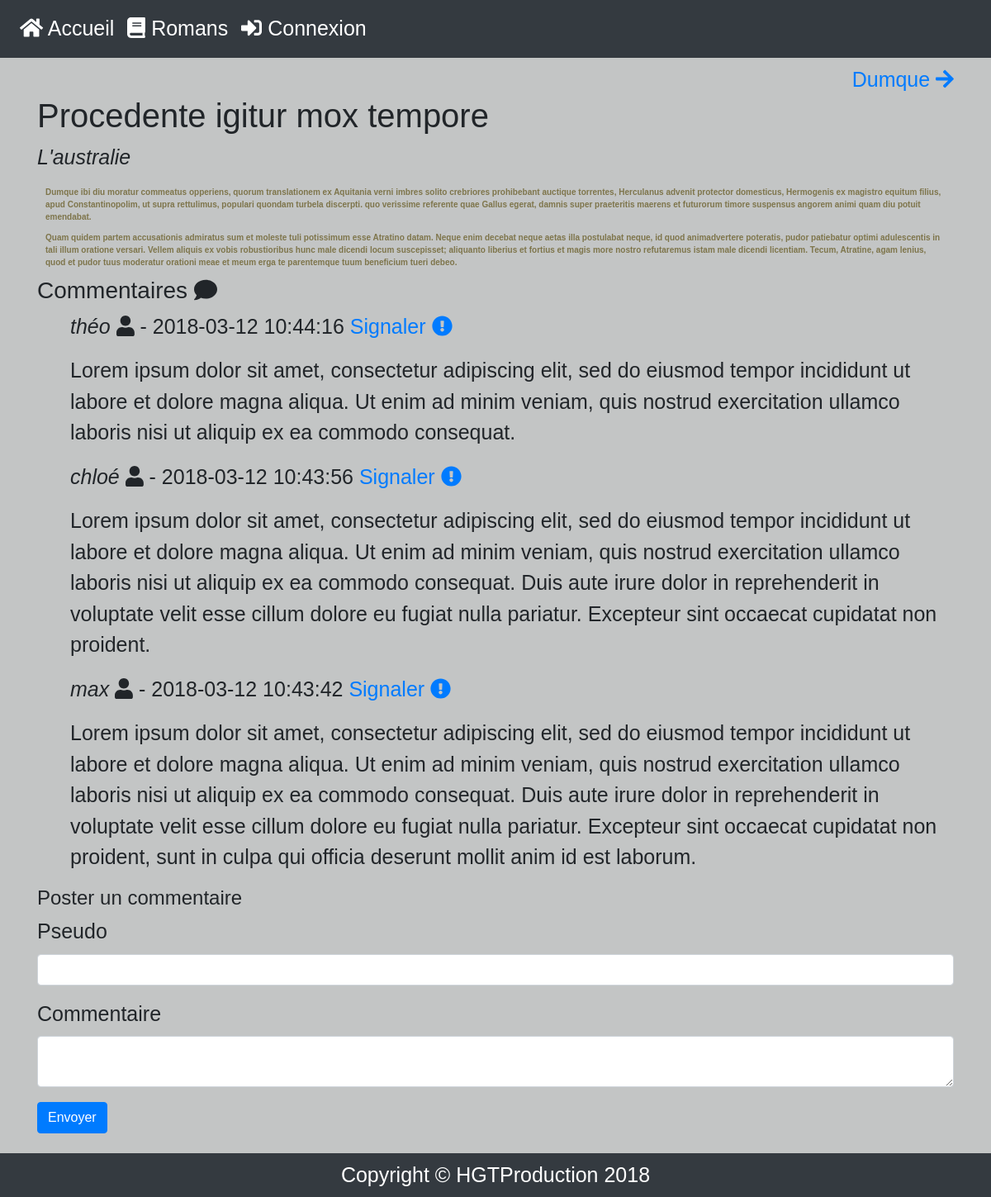
The app's page /index.php?p=posts.show&id=1 with its own data.
### tables this page shows
CREATE TABLE IF NOT EXISTS `posts` (
  `id` int(11) NOT NULL AUTO_INCREMENT,
  `title` varchar(255) NOT NULL,
  `content` text NOT NULL,
  `date` datetime NOT NULL,
  `category_id` int(11) NOT NULL,
  PRIMARY KEY (`id`),
  KEY `category_id` (`category_id`)
);

CREATE TABLE IF NOT EXISTS `categories` (
  `id` int(11) NOT NULL AUTO_INCREMENT,
  `title` varchar(255) NOT NULL,
  `date` datetime NOT NULL,
  PRIMARY KEY (`id`)
);

CREATE TABLE IF NOT EXISTS `comments` (
  `id` int(11) NOT NULL AUTO_INCREMENT,
  `pseudo` varchar(255) NOT NULL,
  `content` text NOT NULL,
  `date` datetime NOT NULL,
  `post_id` int(11) NOT NULL,
  `signal_count` int(11) DEFAULT NULL,
  PRIMARY KEY (`id`),
  KEY `post_id` (`post_id`)
);

### core/Controller/Controller.php (called while the page is built, shortened)
<?php
class Controller
{
    protected $viewPath;
    protected $template;
    protected function render($view, $variables = [])
    {
        extract($variables);
        require($this->viewPath . str_replace('.', '/', $view) . '.php');
        $content = ob_get_clean();
        require($this->viewPath . 'templates/' . $this->template . '.php');
    }
}

### public/index.php (called while the page is built, shortened)
<?php
if (isset($_GET['p'])) {
    $page = $_GET['p'];
} else {
    $page = 'posts.index';
}
$page = explode('.', $page);
if ($page[0] == 'admin') {
    $controller = '\App\Controller\Admin\\' . ucfirst($page[1]) . 'Controller';
    $action = $page[2];
} else {
    $action = $page[1];
}
$controller = new $controller();
$controller->$action();

### core/Table/Table.php (called while the page is built, shortened)
<?php
class Table
{
    protected $db;
    public function __construct(Database $db)
    {
        $this->db = $db;
    }
    public function query($statement, $attributes = null, $one = false)
    {
        if ($attributes) {
            return $this->db->prepare($statement, $attributes, str_replace('Table', 'Entity', get_class($this)), $one);
        } else {
            return $this->db->query($statement, str_replace('Table', 'Entity', get_class($this)), $one);
        }
    }
}

### core/Database/MysqlDatabase.php (called while the page is built, shortened)
<?php
class MysqlDatabase extends Database
{
    private $pdo;
    private function getPDO()
    {
        if ($this->pdo === null) {
            $pdo = new PDO('mysql:host=localhost;dbname=blog;charset=utf8', 'root', '');
            $pdo->setAttribute(PDO::ATTR_ERRMODE, PDO::ERRMODE_EXCEPTION);
            $this->pdo = $pdo;
        }
        return $this->pdo;
    }
    public function prepare($statement, $attributes, $class_name = null, $one = false)
    {
        $req = $this->getPDO()->prepare($statement);
        $res = $req->execute($attributes);
        if ($class_name === null) {
            $req->setFetchMode(PDO::FETCH_OBJ);
        } else {
            $req->setFetchMode(PDO::FETCH_CLASS, $class_name);
        }
        if ($one) {
            $datas = $req->fetch();
        } else {
            $datas = $req->fetchAll();
        }
        return $datas;
    }
}

### app/Model/Table/PostTable.php (called while the page is built, shortened)
<?php
class PostTable extends AppTable
{
    protected $table = 'posts';
    public function findWithCategory($id)
    {
        return $this->query("SELECT posts.id, posts.title, posts.content, posts.date, categories.title as category FROM " . $this->table . " LEFT JOIN categories ON category_id = categories.id WHERE posts.id = ?", [$id], true);
    }
    public function previous($id)
    {
        return $this->query("SELECT id, title FROM " . $this->table . " WHERE id = (SELECT max(id) FROM posts WHERE id < ?)", [$id], true);
    }
    public function next($id)
    {
        return $this->query("SELECT id, title FROM " . $this->table . " WHERE id = (SELECT min(id) FROM posts WHERE id > ?)", [$id], true);
    }
}

### app/Autoloader.php (called while the page is built, shortened)
<?php
class Autoloader
{
    static function autoload($class)
    {
        if (strpos($class, __NAMESPACE__ .  '\\') === 0) {
            $class = str_replace(__NAMESPACE__ . '\\','', $class);
            $class = str_replace('\\','/', $class);
            $classPath = __DIR__ . '/' . $class . '.php';
        }
    }
}

### core/Autoloader.php (called while the page is built, shortened)
<?php
class Autoloader
{
    static function autoload($class)
    {
        if (strpos($class, __NAMESPACE__ .  '\\') === 0) {
            $class = str_replace(__NAMESPACE__ . '\\','', $class);
            $class = str_replace('\\','/', $class);
            $classPath = __DIR__ . '/' . $class . '.php';
        }
    }
}

### app/Model/Table/CommentTable.php (called while the page is built, shortened)
<?php
class CommentTable extends AppTable
{
    protected $table = 'comments';
    public function lastByComments($id)
    {
        return $this->query("SELECT id, pseudo, content, date, post_id  FROM " . $this->table . " WHERE post_id = ? ORDER BY date DESC", [$id]);
    }
}

### core/HTML/Form.php (called while the page is built, shortened)
<?php
class Form
{
    protected $data;
    public function __construct($data = array())
    {
        $this->data = $data;
    }
    protected function getValue($index)
    {
        return isset($this->data[$index]) ? $this->data[$index] : null;
    }
}

### app/Views/posts/show.php (the view, shortened to what this page needs)
<div class="container mt-4">
    <div class="links-nav">
        <?php
        if (!isset($previous) && !isset($next)) {
        } else {
            if (!isset($previous)) {
            $links = '<div class="flex navPost justify-end"><div class="flex nextPost"><a href="?p=posts.show&id=' . htmlspecialchars($next->id) . '">' . htmlspecialchars($next->title) . ' <i class="fas fa-arrow-right"></i></a></div></div>';
          } elseif (!isset($next)) {
              $links = '<div class="flex navPost justify-space-between"><div class="flex prevPost"><a href="?p=posts.show&id=' . htmlspecialchars($previous->id) . '"><i class="fas fa-arrow-left"></i> ' . htmlspecialchars($previous->title) . '</a></div></div>';
        }
        echo $links;
      }
        ?>
    </div>
    <h1><?= htmlspecialchars($article->title); ?></h1>
    <p><em><?= htmlspecialchars($article->category); ?></em></p>
    <div class="chapitre"><?= $article->content; ?></div>
    <h3>Commentaires <i class="fas fa-comment"></i></h3>
    <ul>
    <?php foreach($comments as $comment): ?>
        <li>
            <p><em><?= htmlspecialchars($comment->pseudo); ?></em> <i class="fas fa-user"></i> - <?= htmlspecialchars($comment->date); ?>
            <?php
            if (isset($_SESSION['report'])) {
                if (count($_SESSION['report']) < 3) {
                    if (!in_array($comment->id, $_SESSION['report'])) {
                        echo '<span class="report"><a href="?p=posts.reportComment&id=' . htmlspecialchars($comment->id) . '&post_id=' . htmlspecialchars($article->id) . '">Signaler <i class="fas fa-exclamation-circle"></i></a></span></p>';
                    } else {
                    }
                } else {
                }
            } else {
                echo '<span class="report"><a href="?p=posts.reportComment&id=' . htmlspecialchars($comment->id) . '&post_id=' . htmlspecialchars($article->id) . '">Signaler <i class="fas fa-exclamation-circle"></i></a></span></p>';
            }
             ?>
            <p><?= htmlspecialchars($comment->content); ?></p>
        </li>
    <?php endforeach; ?>
    </ul>
    <h4>Poster un commentaire</h4>
    <form action="?p=posts.addComment&id=<?= htmlspecialchars($article->id); ?>" method="post">
        <?= $form->input('pseudo', 'Pseudo'); ?>
        <?= $form->input('content', 'Commentaire', ['type' => 'textarea']); ?>
        <button class="btn btn-primary">Envoyer</button>
    </form>
</div>

### core/HTML/BootstrapForm.php (shortened to what this page needs)
<?php
class BootstrapForm extends Form
{
    protected function surround($html)
    {
        return "<div class=\"form-group\">{$html}</div>";
    }
    public function input($name, $label, $options = [])
    {
        $type = isset($options['type']) ? $options['type'] : 'text';
        if ($type === 'textarea') {
            if ($label === 'Commentaire') {
                if ($this->getValue($name)) {
                    $input = "<textarea  name='" . htmlspecialchars($name) . "' class='form-control'>" . htmlspecialchars($this->getValue($name)) . " </textarea>";
                } else {
                    $input = "<textarea  name='" . htmlspecialchars($name) . "' class='form-control'></textarea>";
                }
            } else {
                if ($this->getValue($name)) {
                    $input = "<textarea  name='" . htmlspecialchars($name) . "' class='form-control tiny-area'>" . htmlspecialchars($this->getValue($name)) . " </textarea>";
                } else {
                    $input = "<textarea  name='" . htmlspecialchars($name) . "' class='form-control tiny-area'></textarea>";
                }
            }
        } else {
            $input = "<input type='" . htmlspecialchars($type) . "' name='" . htmlspecialchars($name) . "' value='" . htmlentities($this->getValue($name), ENT_QUOTES, 'UTF-8') . "'  class='form-control' required>";
        }
        $label = "<label>" . htmlspecialchars($label) . "</label>";
        return $this->surround($label . $input);
    }
}

### app/Controller/PostsController.php (shortened to what this page needs)
<?php
class PostsController extends AppController
{
    public function show()
    {
        $article = $this->Post->findWithCategory($_GET['id']);
        $comments = $this->Comment->lastByComments($_GET['id']);
        $previous = $this->Post->previous($_GET['id']);
        $next = $this->Post->next($_GET['id']);
        $form = new BootstrapForm($_POST);
        if (!$previous && !$next) {
            $this->render('posts.show', compact('article', 'comments', 'form'));
        } elseif (!$previous) {
            $this->render('posts.show', compact('article', 'comments', 'next', 'links', 'form'));
        } elseif (!$next) {
            $this->render('posts.show', compact('article', 'comments', 'previous', 'links', 'form'));
        } else {
            $this->render('posts.show', compact('article', 'comments', 'previous', 'next', 'links', 'form'));
        }
    }
}

### app/Views/templates/default.php (shortened to what this page needs)
<!DOCTYPE html>
<html lang="fr">
  <head>
    <link href="https://maxcdn.bootstrapcdn.com/bootstrap/4.0.0/css/bootstrap.min.css" rel="stylesheet">
    <link rel="stylesheet" href="./css/styles.css">
  </head>
  <body>
    <div id="header-perso">
        <div class="top-header">
          <div class="container">
            <nav class="navbar navbar-expand-lg navbar-dark bg-dark fixed-top">
              <div class="collapse navbar-collapse" id="navbarNavAltMarkup">
                <div class="navbar-nav">
                  <a class="nav-item nav-link" href="index.php"><i class="fas fa-home"></i> Accueil</a>
                  <a class="nav-item nav-link" href="index.php?p=posts.category&id=1"><i class="fas fa-book"></i> Romans</a>
                  <?php
                      if (!isset($_SESSION['auth'])) {
                          echo '<a class="nav-item nav-link custom-link" href="index.php?p=users.login"> <i class="fas fa-sign-in-alt"></i> Connexion</a>';
                      } else {
                          echo '<a class="nav-item nav-link custom-link" href="index.php?p=admin.posts.index"><i class="fas fa-cogs"></i> Admin</a>';
                      }
                   ?>
                </div>
              </div>
            </nav>
          </div>
        </div>
    </div>
    <div class="starter-template">
        <?= $content ?>
    </div>
    <footer class="py-2 bg-dark mt-4">
          <p class="m-0 text-center text-white">Copyright &copy; HGTProduction 2018</p>
    </footer>
  </body>
</html>

### public/css/styles.css (style rules this page uses)
body { background-repeat: no-repeat; background-attachment: fixed; background-position: center; font-family: Georgia, Arial, Verdana, sans-serif; font-size: 25px; background-color: #C3C5C5; padding-top: 54px; }
ol, ul { list-style: none; }
a:link, a:visited, a:hover, a:active { text-decoration: none; outline: none; }
#header-perso a:link, #header-perso a:visited { color: white; }
.flex { display: -webkit-box; display: -ms-flexbox; display: flex; }
.justify-end { -webkit-box-pack: end; -ms-flex-pack: end; justify-content: flex-end; }
.chapitre { font-family: Georgia, Arial, Verdana, sans-serif; font-weight: bold; }

### records on screen
posts: title "Dumque"
posts: title "Procedente igitur mox tempore", category.title "L'australie", content "Dumque ibi diu moratur commeatus opperiens, quorum translationem ex Aquitania verni imbres solito crebriores prohibebant auctique torrentes, Herculanus advenit protector domesticus, Hermogenis ex magistro equitum filius, apud Constantinopolim, ut supra rettulimus, populari quondam turbela discerpti. quo verissime referente quae Gallus egerat, damnis super praeteritis maerens et futurorum timore suspensus angorem animi quam diu potuit emendabat. Quam quidem partem accusationis admiratus sum et moleste tuli potissimum esse Atratino datam. Neque enim decebat neque aetas illa postulabat neque, id quod animadvertere poteratis, pudor patiebatur optimi adulescentis in tali illum oratione versari.…"
comments: pseudo "théo", date "2018-03-12 10:44:16", content "Lorem ipsum dolor sit amet, consectetur adipiscing elit, sed do eiusmod tempor incididunt ut labore et dolore magna aliqua. Ut enim ad minim veniam, quis nostrud exercitation ullamco laboris nisi ut aliquip ex ea commodo consequat."
comments: pseudo "chloé", date "2018-03-12 10:43:56", content "Lorem ipsum dolor sit amet, consectetur adipiscing elit, sed do eiusmod tempor incididunt ut labore et dolore magna aliqua. Ut enim ad minim veniam, quis nostrud exercitation ullamco laboris nisi ut aliquip ex ea commodo consequat. Duis aute irure dolor in reprehenderit in voluptate velit esse cillum dolore eu fugiat nulla pariatur. Excepteur sint occaecat cupidatat non proident."
comments: pseudo "max", date "2018-03-12 10:43:42", content "Lorem ipsum dolor sit amet, consectetur adipiscing elit, sed do eiusmod tempor incididunt ut labore et dolore magna aliqua. Ut enim ad minim veniam, quis nostrud exercitation ullamco laboris nisi ut aliquip ex ea commodo consequat. Duis aute irure dolor in reprehenderit in voluptate velit esse cillum dolore eu fugiat nulla pariatur. Excepteur sint occaecat cupidatat non proident, sunt in culpa qui officia deserunt mollit anim id est laborum."

### other values on screen
$label "Pseudo Commentaire"
